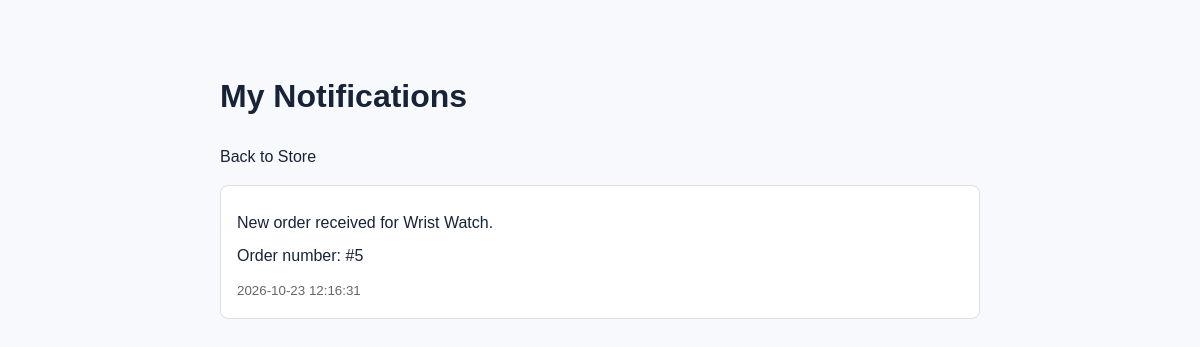
Page /notifications (signed in) on the committed database.
### tables this page shows
CREATE TABLE notifications (
        id INTEGER PRIMARY KEY AUTOINCREMENT,
        user_id INTEGER NOT NULL,
        order_id INTEGER,
        message TEXT NOT NULL,
        is_read INTEGER NOT NULL DEFAULT 0,
        created_at TIMESTAMP DEFAULT CURRENT_TIMESTAMP,
        FOREIGN KEY (user_id) REFERENCES users(id),
        FOREIGN KEY (order_id) REFERENCES orders(id)
    );

### app.py (the view)
@app.route("/notifications")
def notifications():
    if "user_id" not in session:
        return redirect(url_for("login"))
    connection = get_db_connection()
    try:
        items = connection.execute("""
            SELECT id, order_id, message, is_read, created_at
            FROM notifications
            WHERE user_id = ?
            ORDER BY created_at DESC, id DESC
        """, (session["user_id"],)).fetchall()
        connection.execute("""
            UPDATE notifications
            SET is_read = 1
            WHERE user_id = ?
        """, (session["user_id"],))
        connection.commit()
    finally:
        connection.close()
    return render_template("notifications.html", notifications=items)

### app.py (called while the page is built)
def get_db_connection():
    connection = sqlite3.connect(DATABASE)
    connection.row_factory = sqlite3.Row
    return connection

### templates/notifications.html (shortened to what this page needs)
<!DOCTYPE html>
<html lang="en">
<head>
    <link rel="stylesheet"
          href="{{ url_for('static', filename='style.css') }}">
</head>
<body>
    <main class="notifications-container">
        <h1>My Notifications</h1>
        <a href="{{ url_for('home') }}">Back to Store</a>
        {% if notifications %}
            {% for item in notifications %}
                <article class="notification-card">
                    <p>{{ item['message'] }}</p>
                    {% if item['order_id'] %}
                        <p>
                            Order number: #{{ item['order_id'] }}
                        </p>
                    {% endif %}
                    <small>{{ item['created_at'] }}</small>
                </article>
            {% endfor %}
        {% else %}
            <p>You have no notifications yet.</p>
        {% endif %}
    </main>
</body>
</html>

### static/style.css (style rules this page uses)
:root { --navy: #102846; --blue: #1769e0; --blue-light: #eaf2ff; --text: #172338; --muted: #69778a; --border: #e4eaf2; --background: #f7f9fc; --white: #ffffff; }
* { box-sizing: border-box; }
html { scroll-behavior: smooth; }
body { margin: 0; font-family: Arial, Helvetica, sans-serif; color: var(--text); background: var(--background); line-height: 1.6; }
a { color: inherit; text-decoration: none; }
button, a { -webkit-tap-highlight-color: transparent; }
.notifications-container { max-width: 800px; margin: 30px auto; padding: 20px; }
.notification-card { padding: 16px; margin-top: 15px; border: 1px solid #ddd; border-radius: 8px; background: white; }
.notification-card p { margin: 8px 0; }
.notification-card small { color: #666; }

### rows in the picture
notifications: message "New order received for Wrist Watch.", order_id "5", created_at "2026-10-23 12:16:31"
